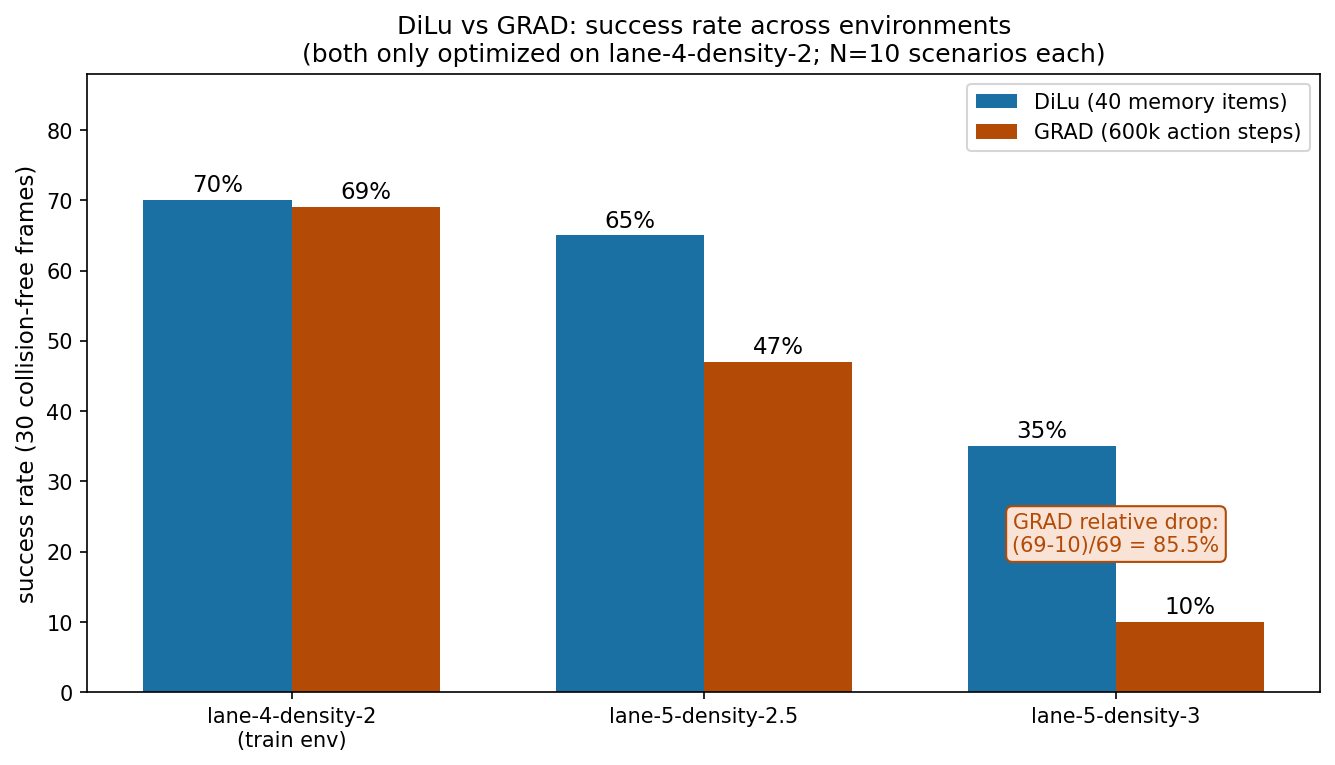

Recreate this plot in Python.
# -*- coding: utf-8 -*-
"""DiLu vs GRAD 成功率对比 (论文图7a 的文字数字, 非从图中估读):
lane-4-density-2 / lane-5-density-2.5 / lane-5-density-3
DiLu: 70% / 65% / 35% ; GRAD: 69% / 47% / 10%
"""
import numpy as np
import matplotlib
matplotlib.use("Agg")
import matplotlib.pyplot as plt

plt.rcParams["font.sans-serif"] = ["DejaVu Sans"]
plt.rcParams["axes.unicode_minus"] = False

envs = ["lane-4-density-2\n(train env)", "lane-5-density-2.5", "lane-5-density-3"]
dilu = [70, 65, 35]
grad = [69, 47, 10]

x = np.arange(len(envs))
w = 0.36
fig, ax = plt.subplots(figsize=(9, 5.2))
b1 = ax.bar(x - w / 2, dilu, w, label="DiLu (40 memory items)", color="#1a6fa3")
b2 = ax.bar(x + w / 2, grad, w, label="GRAD (600k action steps)", color="#b34a06")
for bars in (b1, b2):
    for b in bars:
        ax.text(b.get_x() + b.get_width() / 2, b.get_height() + 1.2,
                f"{int(b.get_height())}%", ha="center", fontsize=11)

ax.set_xticks(x); ax.set_xticklabels(envs, fontsize=10)
ax.set_ylabel("success rate (30 collision-free frames)", fontsize=11)
ax.set_title("DiLu vs GRAD: success rate across environments\n"
             "(both only optimized on lane-4-density-2; N=10 scenarios each)",
             fontsize=12)
ax.set_ylim(0, 88)
ax.legend(fontsize=10)
ax.text(2, 20, "GRAD relative drop:\n(69-10)/69 = 85.5%", fontsize=10,
        color="#b34a06", ha="center",
        bbox=dict(boxstyle="round", fc="#f9e3d6", ec="#b34a06"))
fig.tight_layout()
fig.savefig("/home/hatch/workspace/your_files/paper-xray-100/papers/"
            "020-VLA-dilu/fig-sr.png", dpi=150, bbox_inches="tight")
print("saved fig-sr.png")
